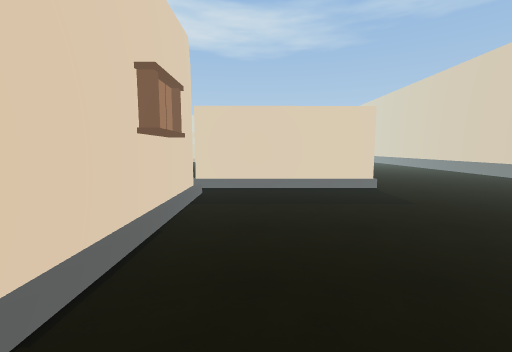
view 1 (above)

18 first-person views from a walk through a scene from a Unity 3-D project. The camera is 1.5 m above the floor, tilts 6° down and sees 90° across. The floor is counted in squares, 1 m on a side. Each view is taken from the middle of a square. On the plan, view 1 faces up. The plan holds only what a view shows up to about 13 squares ahead; the rest is blank. The place goes on beyond the plan. The player is left out. Some animated figures are not drawn.

view 2
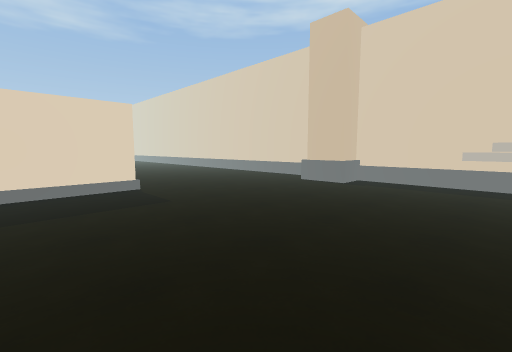

view 3
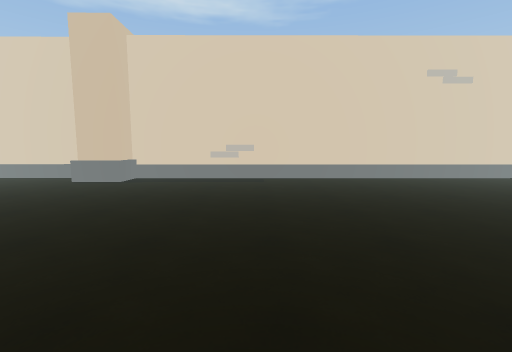

view 4
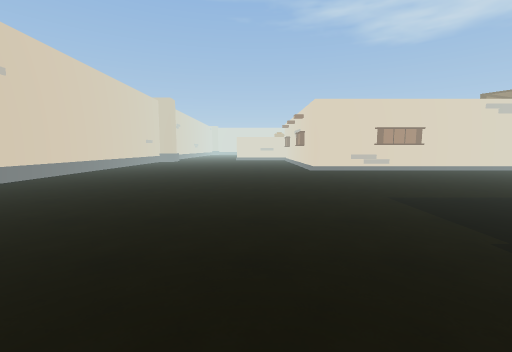

view 5
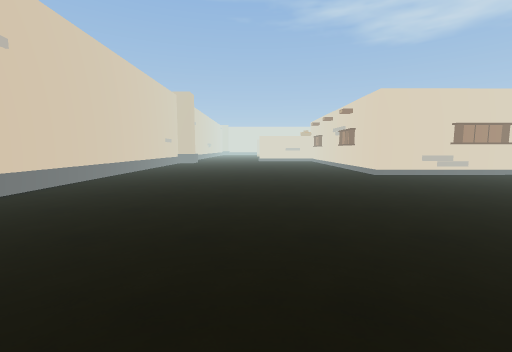

view 6
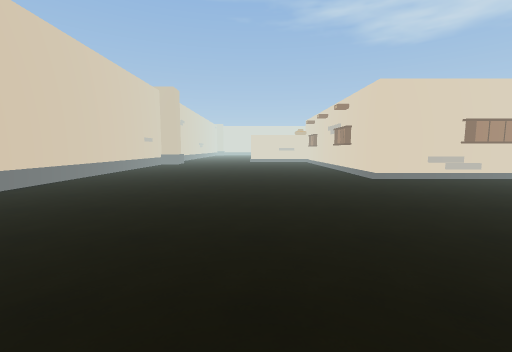

view 7
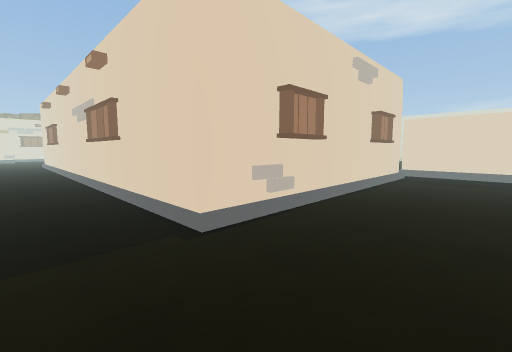

view 8
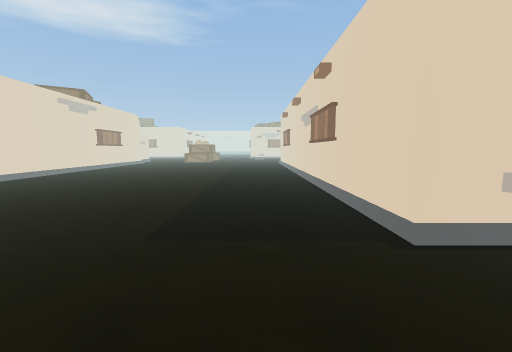

view 9
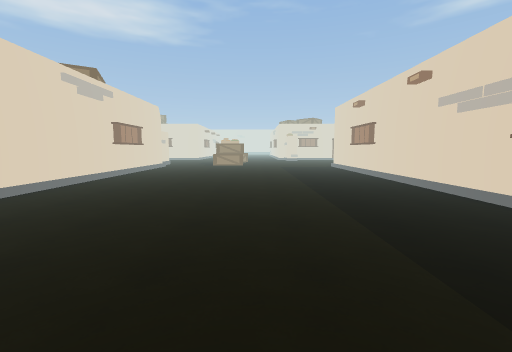

view 10
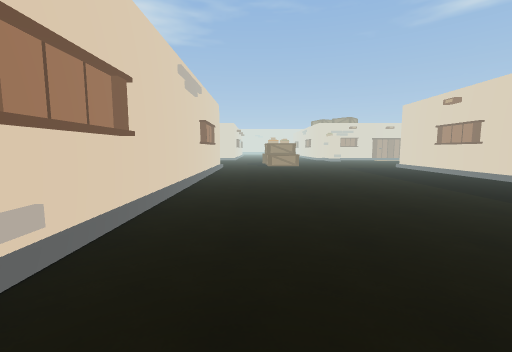

view 11
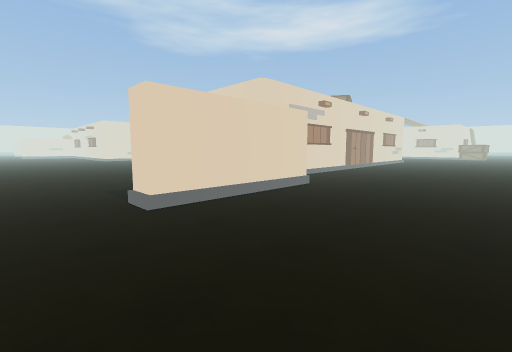

view 12
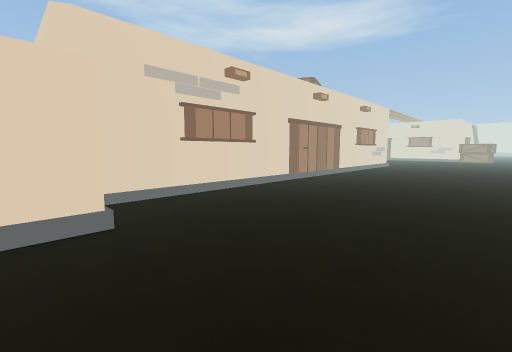

view 13
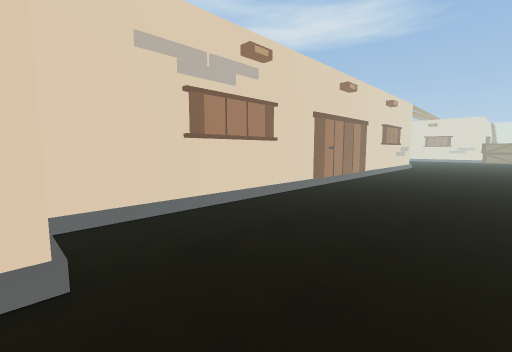

view 14
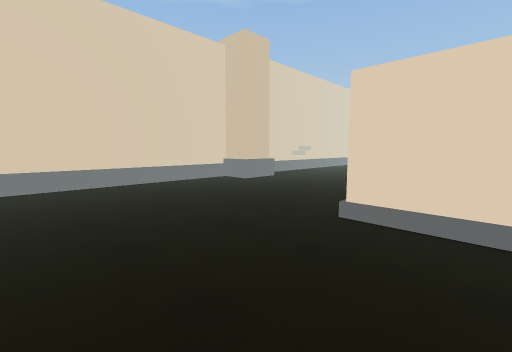

view 15
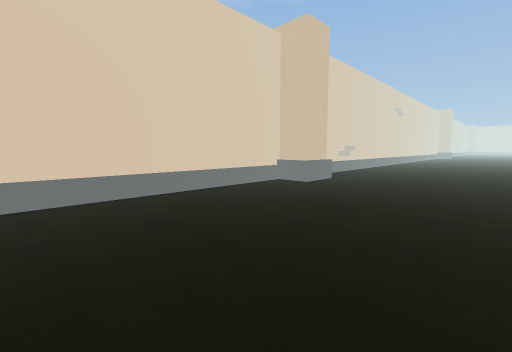

view 16
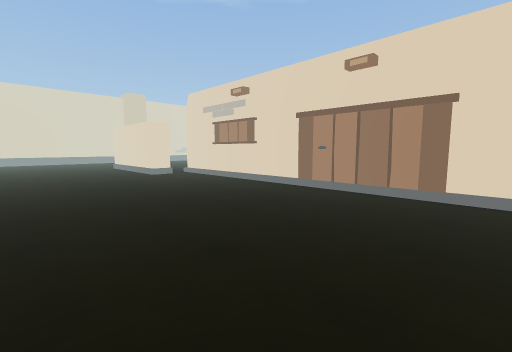

view 17
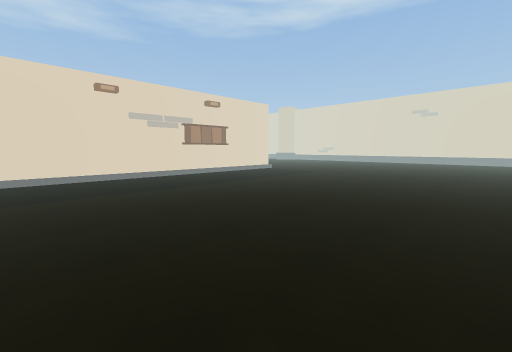

view 18
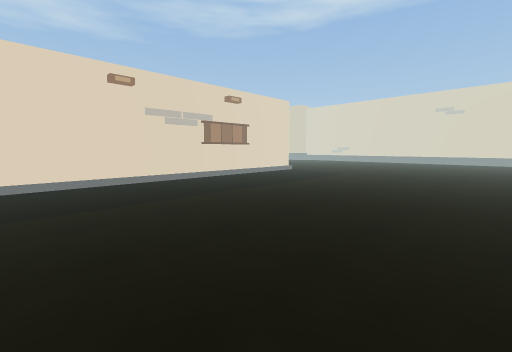

### Floor plan
Key: @ floor where view 1 was taken; # wall or solid block; . floor; B building; O other object.
Columns run from 17 left of view 1 to 14 right of it. Each row starts with its distance up from view 1.
 17 . ..................... ......#
 16 ..............................#
 15 ..............................#
 14 ..............................#
 13 ..............................#
 12 ..............................#
 11 ...............#######........#
 10 ...............#######........#
  9 ..............................#
  8 ################..............#
  7                #.............##
  6                #.............##
  5                #.............##
  4                B..............#
  3                #..............#
  2                #..............#
  1                #..............O
  0                #.@............OO
 -1                B..............#
 -2                #..............#
 -3 ################..............#
 -4 ..............................#
 -5 ..............................#
 -6 ..............................#
 -7 ..............................#
 -8 ..............................#
 -9 ..............................#
-10 ..............................#
-11 ..............................#
-12 ..............................#
-13 ..............................#
-14 ..............................#
-15 ..............................#
-16 ..............................#
-17 ..............................#
-18 #BB#######BBB###..............#

Positions as (right, up) in squares from view 1, and headings:
1: (0, 0), facing up
2: (1, 0), facing up-right
3: (0, -1), facing right
4: (2, 0), facing down
5: (5, -3), facing down
6: (4, -5), facing down
7: (2, -6), facing up-left
8: (2, -6), facing left
9: (-3, -10), facing left
10: (-4, -15), facing left
11: (7, 17), facing down-left
12: (-1, 16), facing down-left
13: (-2, 14), facing down-left
14: (2, 16), facing down-right
15: (5, 17), facing down-right
16: (-17, 17), facing down-right
17: (-17, -17), facing up-right
18: (-17, -15), facing up-right
